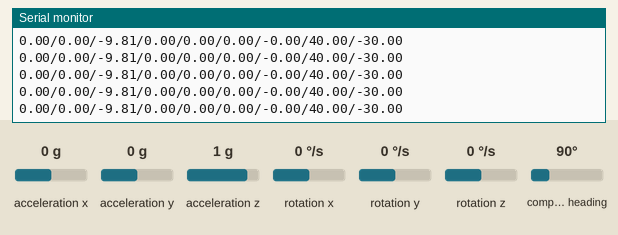
Recording of a sketch running on a simulated Arduino Nano, built with avr-gcc and run on an emulated ATmega328P. On the bench: the last lines printed to the serial monitor. The inputs (shaded band) are chosen by the test bench; at power-on: acceleration y 0 g, acceleration x 0 g, acceleration z 1 g, rotation x 0 °/s, rotation y 0 °/s, rotation z 0 °/s, compass heading 90°.

Above: at 1.2 s.
1.3 s: acceleration y set to -1.4 g
At 1.8 s:
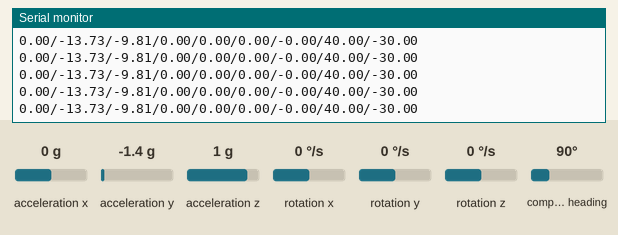
4.3 s: acceleration x set to -0.8 g
At 4.9 s:
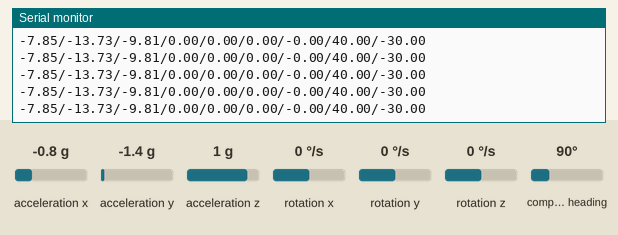
7.3 s: acceleration z set to 1.4 g
At 7.8 s:
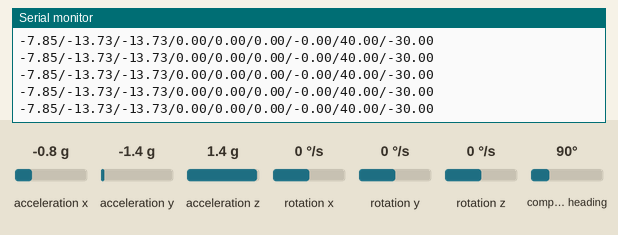
10.3 s: rotation x set to -192 °/s
At 11.1 s:
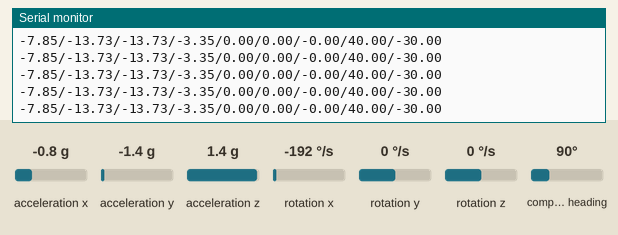
13.3 s: rotation y set to -100 °/s
At 13.9 s:
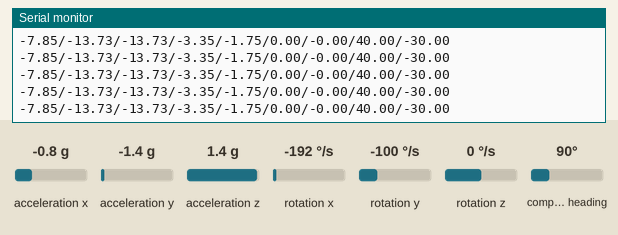
16.3 s: rotation z set to 100 °/s
At 17.2 s:
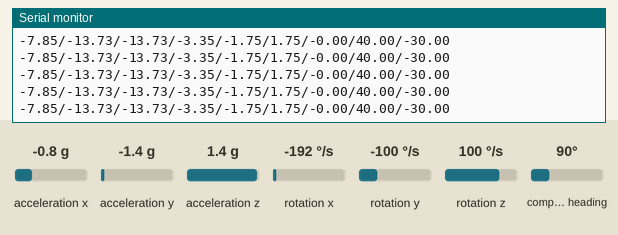

The sketch:

TestForSerial.ino
```cpp
//---------------------------------------------------MPU9250
#include "MPU9250.h"
// an MPU9250 object with the MPU-9250 sensor on I2C bus 0 with address 0x68
MPU9250 IMU(Wire, 0x68);
int status;

float ac_x, ac_y, ac_z;

float gy_x, gy_y, gy_z;

float ma_x, ma_y, ma_z;

String Level_String = "default_Value";

void setup() {
  Serial.begin(115200);
  while (!Serial) {}

  status = IMU.begin();
  if (status < 0) {
    Serial.println("IMU initialization unsuccessful");
    Serial.println("Check IMU wiring or try cycling power");
    Serial.print("Status: ");
    Serial.println(status);
    while (1) {}
  }
}
//-------------------------------------------------------------------------------------//-------------------------------------------------------------------------------------//-------------------------------------------------------------------------------------
//-------------------------------------------------------------------------------------LOOP()
void loop() {

  getallData();

    updategyroLevel();
  sendData();
}

void getallData() {
  IMU.readSensor();

  ac_x = IMU.getAccelX_mss();
  ac_y = IMU.getAccelY_mss();
  ac_z = IMU.getAccelZ_mss();

  gy_x = IMU.getGyroX_rads();
  gy_y = IMU.getGyroY_rads();
  gy_z = IMU.getGyroZ_rads();

  ma_x = IMU.getMagX_uT();
  ma_y = IMU.getMagY_uT();
  ma_z = IMU.getMagZ_uT();
}

void updategyroLevel() {
  //Arduino Nano 33 BLE crashs at this point
  Level_String = String(ac_x) + "/" + String(ac_y) + "/" + String(ac_z) + "/" + String(gy_x) + "/" + String(gy_y) + "/" + String(gy_z) + "/" + String(ma_x) + "/" + String(ma_y) + "/" + String(ma_z);
}

void sendData() {
  Serial.println(Level_String);
}

void getSize(){
  Serial.println(Level_String.length());
}
```

Measured:
- after the input at 1.3 s, the serial monitor: prints a new line at once (image 1)
- after the input at 4.3 s, the serial monitor: prints a new line at once (image 2)
- after the input at 7.3 s, the serial monitor: prints a new line at once (image 3)
- after the input at 10.3 s, the serial monitor: prints a new line at once (image 4)
- after the input at 13.3 s, the serial monitor: prints a new line at once (image 5)
- after the input at 16.3 s, the serial monitor: prints a new line at once (image 6)
